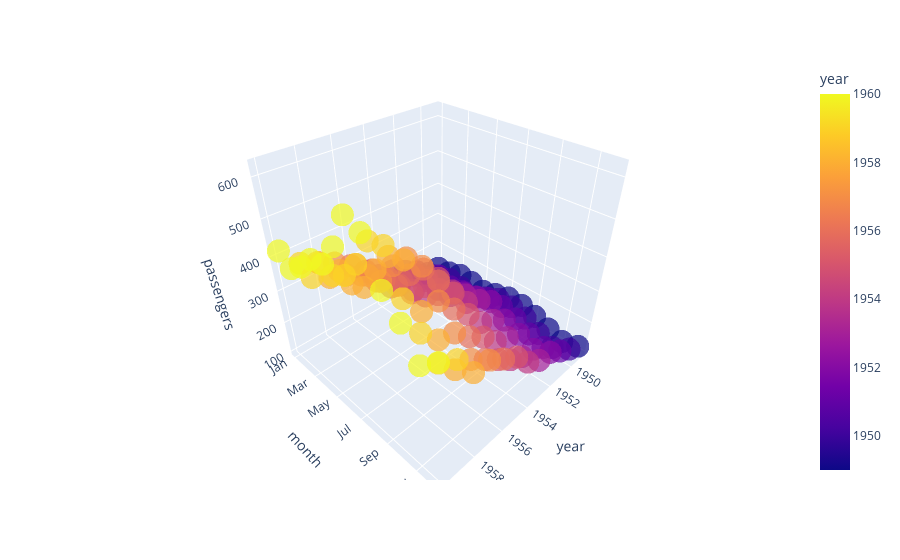

The cell this chart's notebook holds for it:
### Code cell
fig = px.scatter_3d(flights, x = 'year', y ='month', z = 'passengers',
                   color = 'year', opacity = 0.7)
fig

### Figure 1 — Plotly figure (JSON) as saved in the notebook; plotly's stock layout.template omitted (floating-point values rounded to 4 significant figures; data arrays with more than 128 entries replaced by an {"elided": "..."} marker saying what was removed)
{"data": [{"hovertemplate": "year=%{marker.color}<br>month=%{y}<br>passengers=%{z}<extra></extra>", "legendgroup": "", "marker": {"color": {"elided": "144 int values"}, "coloraxis": "coloraxis", "opacity": 0.7, "symbol": "circle"}, "mode": "markers", "name": "", "scene": "scene", "showlegend": false, "type": "scatter3d", "x": {"elided": "144 int values"}, "y": {"elided": "144 str values"}, "z": {"elided": "144 int values"}}], "layout": {"coloraxis": {"colorbar": {"title": {"text": "year"}}, "colorscale": [[0, "#0d0887"], [0.1111, "#46039f"], [0.2222, "#7201a8"], [0.3333, "#9c179e"], [0.4444, "#bd3786"], [0.5556, "#d8576b"], [0.6667, "#ed7953"], [0.7778, "#fb9f3a"], [0.8889, "#fdca26"], [1, "#f0f921"]]}, "legend": {"tracegroupgap": 0}, "margin": {"t": 60}, "scene": {"domain": {"x": [0, 1], "y": [0, 1]}, "xaxis": {"title": {"text": "year"}}, "yaxis": {"title": {"text": "month"}}, "zaxis": {"title": {"text": "passengers"}}}}}
